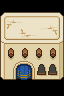

This game map was drawn from its Tiled (.tmx) file and the tilesets committed beside it. A one-line description and the trimmed map source follow:
An orthogonal 4x6 tile map with 16x16 px tiles, 3 tile layers (OnGrass, Collisions, WalkBehind), 8 tilesets and 1 object (teleport on push).

<map version="1.10" tiledversion="1.11.0" orientation="orthogonal" renderorder="right-down" compressionlevel="6" width="4" height="6" tilewidth="16" tileheight="16" infinite="0" nextlayerid="5" nextobjectid="10">
 <tileset firstgid="1" source="../../../tileset/invisible.tsx" />
 <tileset firstgid="17" source="../../../tileset/heal4.tsx" />
 <tileset firstgid="87" source="../../../tileset/building-small.tsx" />
 <tileset firstgid="1111" source="../../../tileset/houses2.tsx" />
 <tileset firstgid="1795" source="../../../tileset/building3.tsx" />
 <tileset firstgid="2251" source="../../../tileset/desert.tsx" />
 <tileset firstgid="2315" source="../../../tileset/desert2.tsx" />
 <tileset firstgid="2335" source="../../../tileset/desert3.tsx" />
 <layer id="4" name="OnGrass" width="4" height="6">
  <data>[24 cells, 11 non-empty, 8 distinct tile ids]</data>
 </layer>
 <layer id="1" name="Collisions" width="4" height="6">
  <data>[24 cells, 16 non-empty, 16 distinct tile ids]</data>
 </layer>
 <layer id="2" name="WalkBehind" width="4" height="6">
  <data>[24 cells, 8 non-empty, 6 distinct tile ids]</data>
 </layer>
 <objectgroup id="3" name="Moving">
  <object id="9" type="teleport on push" gid="3" x="16" y="80" width="16" height="16">
   <properties>
    <property name="map" value="floor-0" />
    <property name="x" value="3" />
    <property name="y" value="8" />
   </properties>
  </object>
 </objectgroup>
</map>
